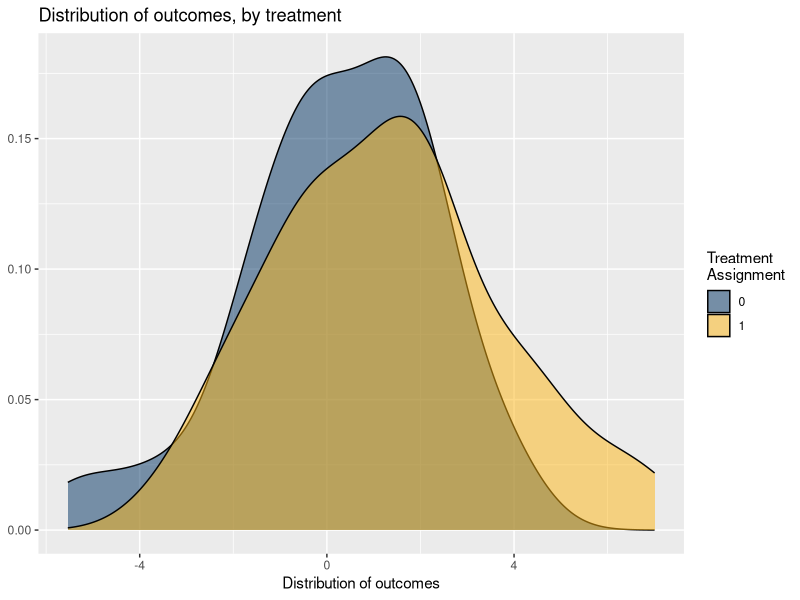
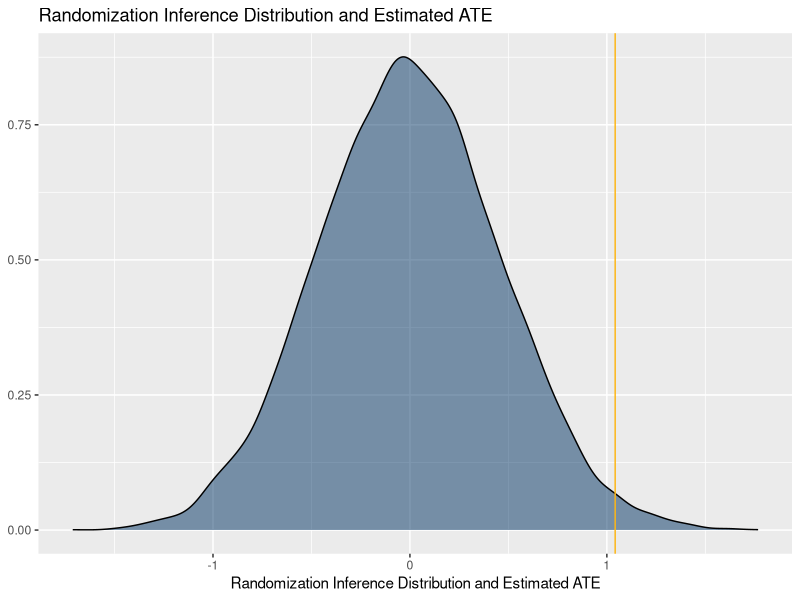

The R source for these figures, in order:
## ---- chunk 1
library(data.table)
library(ggplot2)
## ---- chunk 2
set.seed(1)
d <- data.table(
  id = 1:100, 
  D  = rep(0:1, each = 50), 
  Y  = c(rnorm(n=50, mean=0, sd=2.5), rnorm(n=50, mean=1, sd=2.5))
)
## ---- chunk 3
ggplot(d) + 
  aes(x=Y, fill=as.factor(D)) + 
  geom_density(alpha=0.5) + 
  labs(
    x        = 'Distribution of outcomes', 
    y        = NULL, 
    title    = 'Distribution of outcomes, by treatment', 
    fill    = 'Treatment\nAssignment') + 
  scale_fill_manual(
    values = c('#003262', '#FDB515')
  )
## ---- chunk 4
d[ , t.test(Y ~ D)]
## ---- chunk 5
## 1. The sharp null is that tau = 0
## 2. Compute the statistic of interest
true_ate <- d[ , .(group_mean = mean(Y)), keyby = .(D)][ , group_mean[D==1] - group_mean[D==0]]
## 3, 4, 5. Permute the treatment assignment labels and repeatedly compute the statistic of interest 
ri_distribution <- replicate(
  n=10000, 
  expr = d[ , .(group_mean = mean(Y)), keyby = .(ri_treatment = sample(D))][ , 
            group_mean[ri_treatment==1] - group_mean[ri_treatment==0]]
  )
# 6. Examine distribution
ggplot() + 
  geom_density(aes(x=ri_distribution), fill = '#003262', alpha = 0.5) + 
  geom_vline(xintercept = true_ate, color = '#FDB515') + 
  labs(
    x     = 'Randomization Inference Distribution and Estimated ATE', 
    y     =  NULL, 
    title = 'Randomization Inference Distribution and Estimated ATE')
## ---- chunk 6
ri_p_value <- mean(abs(ri_distribution) > abs(true_ate))
ri_p_value
## ---- chunk 7
d <- data.table(
  id = 1:20, 
  D  = rep(0:1, each = 10), 
  Y = c(500, 100, 100, 50, 25, 25, 0, 0, 0, 0, ## tofu diners
        25,  20,  15,  15, 10, 5,  5, 0, 0, 0)  ## gado gado diners
)
## ---- chunk 8
## Null Hypothesis: 
## Rejection Criteria: 

## Conduct the Test Here: 

## Conclusion: 

## ---- chunk 9
## Null Hypothesis: 
## Rejection Criteria: 

## Conduct the Test Here:

## Conclusion
## ---- chunk 10
make_data <- function(
  sample_size                       = 100,
  potential_outcome_to_control_mean = 10,
  potential_outcome_to_control_sd   = 2, 
  treatment_effect                  = 1, 
  sd_treatment                      = 2) { 
  ## this is a function to make data to simulate the power of a test
  
  }
  
test_data <- function(data, treatment_indicator, outcome) {
  
}
 
## p_values <- replicate(n = 1000) 

